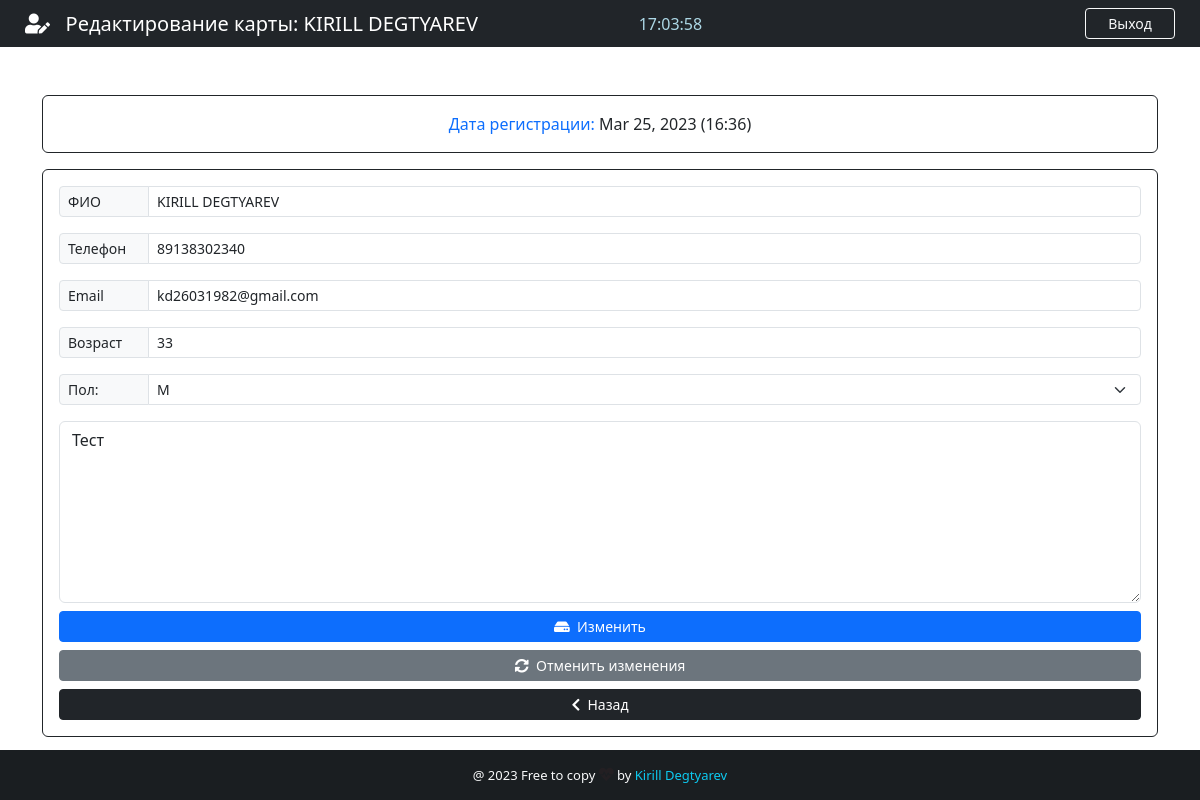
The page /patient/11 (signed in) on the database its author committed.
### App/models.py (models this page shows, shortened)
class Patient(models.Model):
    GENDER = (
        ('М', 'М'),
        ('Ж', 'Ж'),
    )
    id = models.IntegerField(primary_key=True)
    name = models.CharField(max_length=50)
    phone = models.CharField(max_length=20)
    email = models.CharField(max_length=40)
    age = models.CharField(max_length=3)
    gender = models.CharField(max_length=1, null=True, choices=GENDER)
    note = models.TextField(blank=True )
    created_at = models.DateTimeField(auto_now_add=True)

### App/views.py (the view)
# urls.py: path('patient/<str:patient_id>', views.patient, name='patient'),
@cache_control(no_cache = True, must_validate = True, no_store = True)
@login_required(login_url="login")
def patient(request, patient_id):
    patient = Patient.objects.get(id = patient_id)
    if patient !=None:
        return render(request, "edit.html", {'patient': patient})

### App/templates/edit.html (shortened to what this page needs)
{% extends 'add.html' %}
{% block nav-content %}
    <i class="fas fa-user-edit"></i>&nbsp; &nbsp;Редактирование карты: {{ patient.name }}
{% endblock nav-content %}
{% block Action %} action="/edit_patient/" {% endblock Action %}
{% block card_title %}Дата регистрации: <span class="text-dark">{{ patient.created_at|date:"M d, Y (H:i)" }}</span>{% endblock card_title %}
{% block Value-name %} value = "{{ patient.name }}" {% endblock Value-name %}
{% block Value-phone %} value = "{{ patient.phone }}" {% endblock Value-phone %}
{% block Value-email %} value = "{{ patient.email }}" {% endblock Value-email %}
{% block Value-age %} value = "{{ patient.age }}" {% endblock Value-age %}
{% block option %}
    <option style="background-color: #d3d3d3; color: #007bff;"> {{ patient.gender }} </option>
{% endblock option %}
{% block note %}{{ patient.note }}{% endblock note %}
{% block btn-add %}
<i class="fas fa-hdd"></i>&nbsp;&nbsp;Изменить
{% endblock btn-add %}
{% block reset_btn %}
    <button type="reset" class="btn btn-secondary btn-sm"><i class="fas fa-sync-alt"></i>&nbsp;&nbsp;Отменить изменения</button>
{% endblock reset_btn %}

### App/templates/add.html (shortened to what this page needs)
{% extends 'base.html' %}
{% block time %}
    <div class="col-sm" style="text-align: center">
        <div >
            <span id="clock" style="color: lightblue;"></span>
        </div >
    </div>
{% endblock time %}
{% block btn-nav %}
    <a href="{% url 'logout' %}" class="btn btn-outline-danger btn-sm border-light text-light"
       data-bs-toggle="modal" data-bs-target="#logoutModal" id="btn-nav">Выход</a>
{% endblock btn-nav %}
{% block content %}
    <div class="container">
        <div class="row">
            <div class="col-lg-12">
                <div class="card card-body border-dark text-primary mt-5">
                <span class="text-center">
                    {% block card_title %}Заполните форму ниже{% endblock card_title %}
                </span>
                </div>
                <form {% block Action %} action="/add_patient/" {% endblock Action %} method="POST" autocomplete="off" class="card p-3 border-dark mt-3">
                    <div class="input-group input-group-sm mb-3">
                        <span class="input-group-text side-label" >ФИО</span>
                        <input type="text" class="form-control side-label"  maxlength="40"
                               id="name" name="name" placeholder="Фамилия, имя и отчество:"
                                {% block Value-name %} {% endblock Value-name %}>
                    </div>
                    <div class="input-group input-group-sm mb-3">
                        <span class="input-group-text side-label">Телефон</span>
                        <input type="text" class="form-control" id="phone" name="phone" placeholder="В формате 999-001-0001" maxlength="15"
                                {% block Value-phone %} {% endblock Value-phone %}>
                    </div>
                    <div class="input-group input-group-sm mb-3">
                        <span class="input-group-text side-label" >Email</span>
                        <input type="text" class="form-control" id="email"
                               maxlength="40" name="email" placeholder="Электронная почта:"
                                {% block Value-email %} {% endblock Value-email %}>
                    </div>
                    <div class="input-group input-group-sm mb-3">
                        <span class="input-group-text side-label">Возраст</span>
                        <input type="text" class="form-control" id="age" name="age" placeholder="Возраст:" maxlength="3"
                             {% block Value-age %} {% endblock Value-age %}>
                    </div>
                    <div class="input-group input-group-sm mb-3">
                        <label class="input-group-text side-label" >Пол:</label>
                        <select class="form-select" name="gender" id="gender">
                            {% block option %}{% endblock option %}>
                        </select>
                    </div>
                    <div class="form-group">
                        <textarea class="form-control" name="note" rows="7" placeholder="Требуется описание...">{% block note %}{% endblock note %}</textarea>
                    </div>
                    <div class="d-grid gap-2 mt-2">
                        <button type="submit" class="btn btn-primary btn-sm" id="btn-add">
                            {% block btn-add %}{% endblock btn-add %}
                        </button>
                    {% block reset_btn %}{% endblock reset_btn %}
                        <a href="{% url 'backend' %}" class="btn btn-dark btn-sm">
                            <i class="fas fa-chevron-left"></i>&nbsp;&nbsp;Назад
                        </a>
                    </div>
                </form>
            </div>
        </div>
    </div>
{% endblock content %}

### App/static/css/style.css (style rules this page uses)
html,body { height: 100%; margin: 0; max-width: 100%; overflow: hidden; }
#btn-nav { width: 90px; float: right; margin-right: 25px; }
.side-label { width: 90px; }

### rows shown on the page
Patient: name "KIRILL DEGTYAREV", created_at "Mar 25, 2023 (16:36)", phone "89138302340", email "kd26031982@gmail.com", age "33", gender "М", note "Тест"
